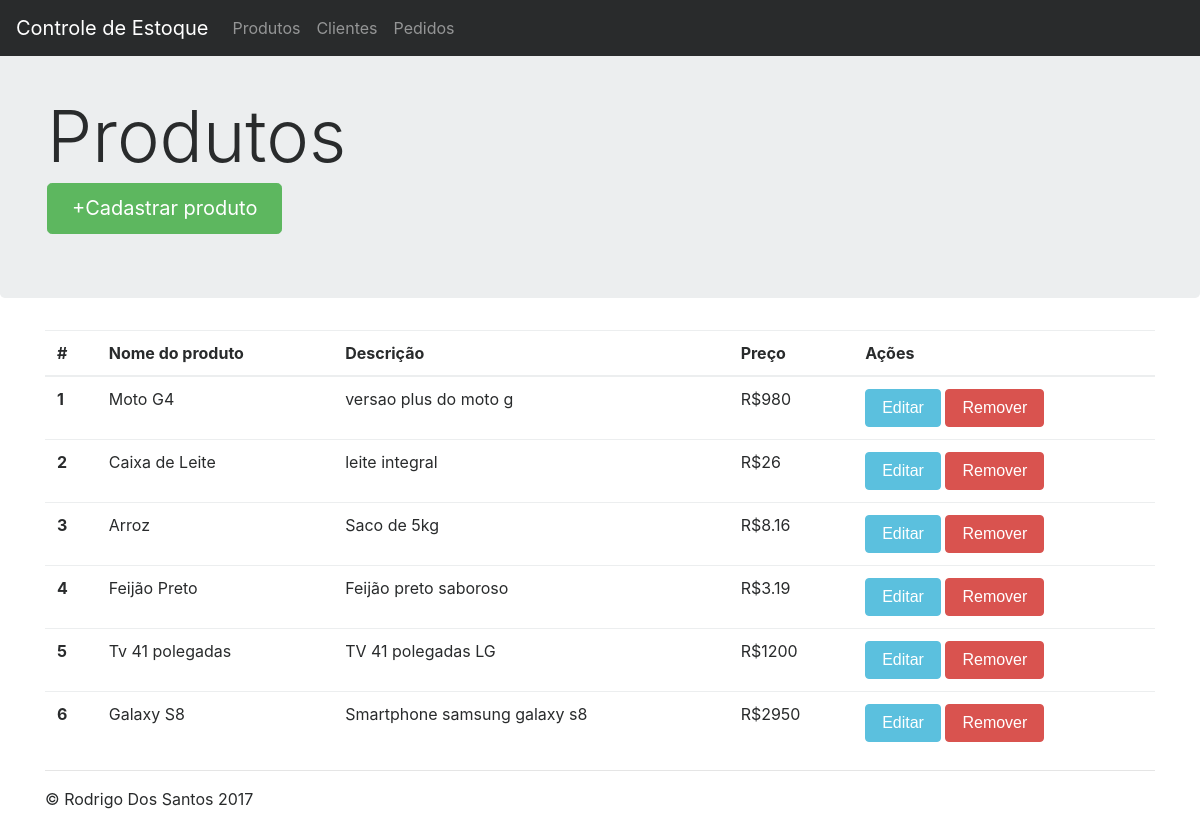
The page / on the database its author committed.
### tables this page shows
CREATE TABLE `produto` (
  `idProduto` int(11) NOT NULL AUTO_INCREMENT,
  `nome` varchar(45) NOT NULL,
  `descricao` varchar(100) NOT NULL,
  `preco` double NOT NULL,
  PRIMARY KEY (`idProduto`)
);

### model/DAO/Database.php (called while the page is built, shortened)
<?php
    class Database {
        private static $DBHOST = 'localhost';
		private static $DBNAME = 'estoquestudiorama';
		private static $DBUSER = 'root';
		private static $DBPASS = '';
		private static $con;
		public static function getInstancia() {
            if(!isset(self::$con)) {
                $opcoes = array(
                    PDO::MYSQL_ATTR_INIT_COMMAND => 'SET NAMES UTF8'
                );
                self::$con = new PDO('mysql:host=' . self::$DBHOST . ';dbname='.self::$DBNAME, self::$DBUSER, self::$DBPASS, $opcoes);
            }
            return self::$con;
		}
    }

### model/DAO/ProdutoDAO.php (called while the page is built, shortened)
<?php
    class ProdutoDAO {
        private $con;
        public function __construct(){
            require_once('Database.php');
            $this->con = Database::getInstancia();
        }
        public function getAll(){
            $produtos = array();
            $sql = "SELECT * FROM produto";
            foreach ($this->con->query($sql) as $row) {
                $produto = new Produto();
                $produto->setIdProduto((int)$row['idProduto']);
                $produto->setNome($row['nome']);
                $produto->setDescricao($row['descricao']);
                $produto->setPreco($row['preco']);
                $produtos[] = $produto;
            }
            return $produtos;
        }
}

### model/Produto.php (called while the page is built, shortened)
<?php
	class Produto {
        private $idProduto;
        private $nome;
        private $descricao;
        private $preco;
        public function getIdProduto(){
            return $this->idProduto;
        }
        public function getNome(){
            return $this->nome;
        }
        public function getDescricao(){
            return $this->descricao;
        }
        public function getPreco(){
            return $this->preco;
        }
        public function setIdProduto($idProduto){
            $this->idProduto = $idProduto;
        }
        public function setNome($nome){
            $this->nome = $nome;
        }
        public function setDescricao($descricao){
            $this->descricao = $descricao;
        }
        public function setPreco($preco){
            $this->preco = $preco;
        }
    }

### index.php (the view, shortened to what this page needs)
<html lang="pt-br"><head><meta http-equiv="Content-Type" content="text/html; charset=UTF-8">
    <link href="./css/bootstrap.min.css" rel="stylesheet">
    <link href="./css/jumbotron.css" rel="stylesheet">
  </head>
  <body>
    <nav class="navbar navbar-toggleable-md navbar-inverse fixed-top bg-inverse">
      <a class="navbar-brand" href="./index">Controle de Estoque</a>
      <div class="navbar-collapse collapse" id="navbarsExampleDefault" aria-expanded="false" style="">
        <ul class="navbar-nav mr-auto">
            <a class="nav-link" href="./index">Produtos</a>
          <li class="nav-item">
            <a class="nav-link" href="./Cliente">Clientes</a>
          </li>
          <li class="nav-item">
            <a class="nav-link" href="./Pedido">Pedidos</a>
          </li>
        </ul>
        </div>
    </nav>
    <div class="jumbotron">
      <div class="container">
        <h3 class="display-3">Produtos</h3>
        <a class="btn btn-primary btn-lg" href="./ProdutoForm" role="button">+Cadastrar produto</a>
      </div>
    </div>
    <div class="container">
      <div class="table">
        <table class="table">
		  <thead>
			<tr>
			  <th>#</th>
			  <th>Nome do produto</th>
			  <th>Descrição</th>
			  <th>Preço</th>
			  <th>Ações</th>
			</tr>
		  </thead>
		  <tbody>
        <?php
        require_once('./model/Produto.php');
        require_once('./model/DAO/ProdutoDAO.php');
        $produtoDAO = new ProdutoDAO();
        $produtos = $produtoDAO->getAll();
        foreach ($produtos as $produto) {
          echo '<tr>';
          echo '<th scope="row">'. $produto->getIdProduto().'</th>';
          echo '<td>'. $produto->getNome() .'</td>';
          echo '<td>'. $produto->getDescricao() .'</td>';
          echo '<td>'.'R$'. $produto->getPreco() .'</td>';
          echo '<td><button type="button" class="btn btn-info" onclick="editar('. $produto->getIdProduto().')">Editar</button> <button type="button" class="btn btn-danger" onclick="deletar('. $produto->getIdProduto().')">Remover</button></td>';
          }
        ?>
		  </tbody>
		</table>
      </div>
      <hr>
      <footer>
        <p>© Rodrigo Dos Santos 2017</p>
      </footer>
    </div>
</body></html>

### css/jumbotron.css (style rules this page uses)
body { padding-top: 2rem; }

### rows shown on the page
produto: idProduto "1", nome "Moto G4", descricao "versao plus do moto g", preco "980"
produto: idProduto "2", nome "Caixa de Leite", descricao "leite integral", preco "26"
produto: idProduto "3", nome "Arroz", descricao "Saco de 5kg", preco "8.16"
produto: idProduto "4", nome "Feijão Preto", descricao "Feijão preto saboroso", preco "3.19"
produto: idProduto "5", nome "Tv 41 polegadas", descricao "TV 41 polegadas LG", preco "1200"
produto: idProduto "6", nome "Galaxy S8", descricao "Smartphone samsung galaxy s8", preco "2950"
